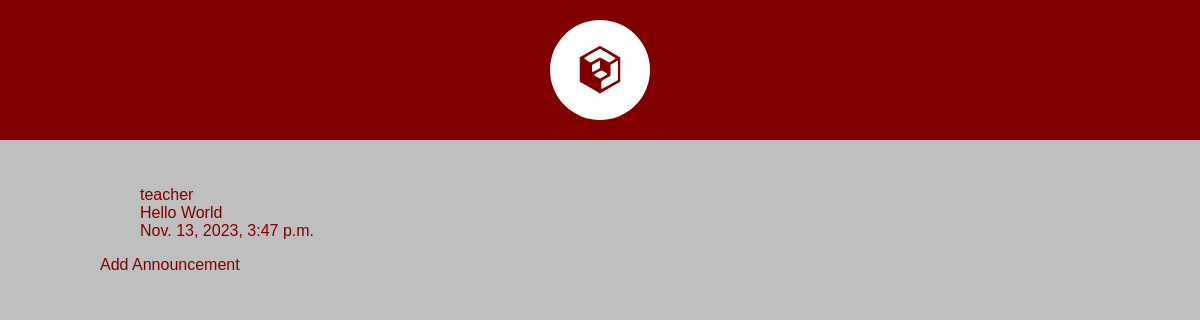
Screenshot of /announcement/ with the database file from the repository.
### announcement/models.py (models this page shows, shortened)
class Announcement(models.Model):
    user = models.ForeignKey(settings.AUTH_USER_MODEL, on_delete=models.CASCADE)
    content = models.CharField(max_length=140)
    createdAt = models.DateTimeField(auto_now_add=True)

### announcement/views.py (the view)
# urls.py: path('', AnnouncementListView.as_view(), name='notifylist'),
class AnnouncementListView(ListView):
    model = Announcement
    template_name = 'announcementlist.html'
    context_object_name = 'announcements'

### templates/announcementlist.html (shortened to what this page needs)
{% extends "base.html" %}
{% block content %}
    <ul>
        {% for announcement in announcements %}
            <a href="{% url 'notifydetail' announcement.pk %}">
                {{ announcement.user }}<br>
                {{ announcement.content }}<br>
                {{ announcement.createdAt }}<br>
            </a>
        {% endfor %}
    </ul>
<a href="{% url 'notifycreate' %}">Add Announcement</a>
{% endblock %}

### static_my_project/base_css/base.css (style rules this page uses)
body { margin:0; padding:0; font-family:helvetica, sans-serif; background: linear-gradient(rgba(255,255,255,.5), rgba(255,255,255,.5)), url("../img/library.jpg"); background-size: cover; background-color: rgba(0,0,0,0.5); height: 99.99vh; }
a { color:maroon; text-decoration:none; }

### rows the page displays
Announcement: user "teacher", content "Hello World", createdAt "Nov. 13, 2023, 3:47 p.m."
